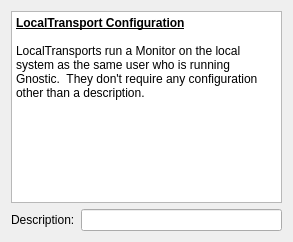
<?xml version="1.0" encoding="UTF-8"?>
<ui version="4.0">
 <class>LocalTransportConfigWidget</class>
 <widget class="QWidget" name="LocalTransportConfigWidget">
  <property name="geometry">
   <rect>
    <x>0</x>
    <y>0</y>
    <width>293</width>
    <height>219</height>
   </rect>
  </property>
  <property name="windowTitle">
   <string>Form</string>
  </property>
  <layout class="QVBoxLayout" name="verticalLayout">
   <item>
    <widget class="QTextBrowser" name="textBrowser">
     <property name="enabled">
      <bool>true</bool>
     </property>
     <property name="sizePolicy">
      <sizepolicy hsizetype="Expanding" vsizetype="MinimumExpanding">
       <horstretch>0</horstretch>
       <verstretch>0</verstretch>
      </sizepolicy>
     </property>
     <property name="html">
      <string>&lt;!DOCTYPE HTML PUBLIC &quot;-//W3C//DTD HTML 4.0//EN&quot; &quot;http://www.w3.org/TR/REC-html40/strict.dtd&quot;&gt;
&lt;html&gt;&lt;head&gt;&lt;meta name=&quot;qrichtext&quot; content=&quot;1&quot; /&gt;&lt;style type=&quot;text/css&quot;&gt;
p, li { white-space: pre-wrap; }
&lt;/style&gt;&lt;/head&gt;&lt;body style=&quot; font-family:'Ubuntu'; font-size:9pt; font-weight:400; font-style:normal;&quot;&gt;
&lt;p style=&quot; margin-top:0px; margin-bottom:0px; margin-left:0px; margin-right:0px; -qt-block-indent:0; text-indent:0px;&quot;&gt;&lt;span style=&quot; font-weight:600; text-decoration: underline;&quot;&gt;LocalTransport Configuration&lt;/span&gt;&lt;/p&gt;
&lt;p style=&quot;-qt-paragraph-type:empty; margin-top:0px; margin-bottom:0px; margin-left:0px; margin-right:0px; -qt-block-indent:0; text-indent:0px; font-weight:600; text-decoration: underline;&quot;&gt;&lt;/p&gt;
&lt;p style=&quot; margin-top:0px; margin-bottom:0px; margin-left:0px; margin-right:0px; -qt-block-indent:0; text-indent:0px;&quot;&gt;LocalTransports run a Monitor on the local system as the same user who is running Gnostic.  They don't require any configuration other than a description.&lt;/p&gt;&lt;/body&gt;&lt;/html&gt;</string>
     </property>
    </widget>
   </item>
   <item>
    <layout class="QHBoxLayout" name="horizontalLayout">
     <item>
      <widget class="QLabel" name="label">
       <property name="text">
        <string>Description:</string>
       </property>
      </widget>
     </item>
     <item>
      <widget class="QLineEdit" name="descriptionEdit"/>
     </item>
    </layout>
   </item>
  </layout>
 </widget>
 <resources/>
 <connections/>
</ui>
